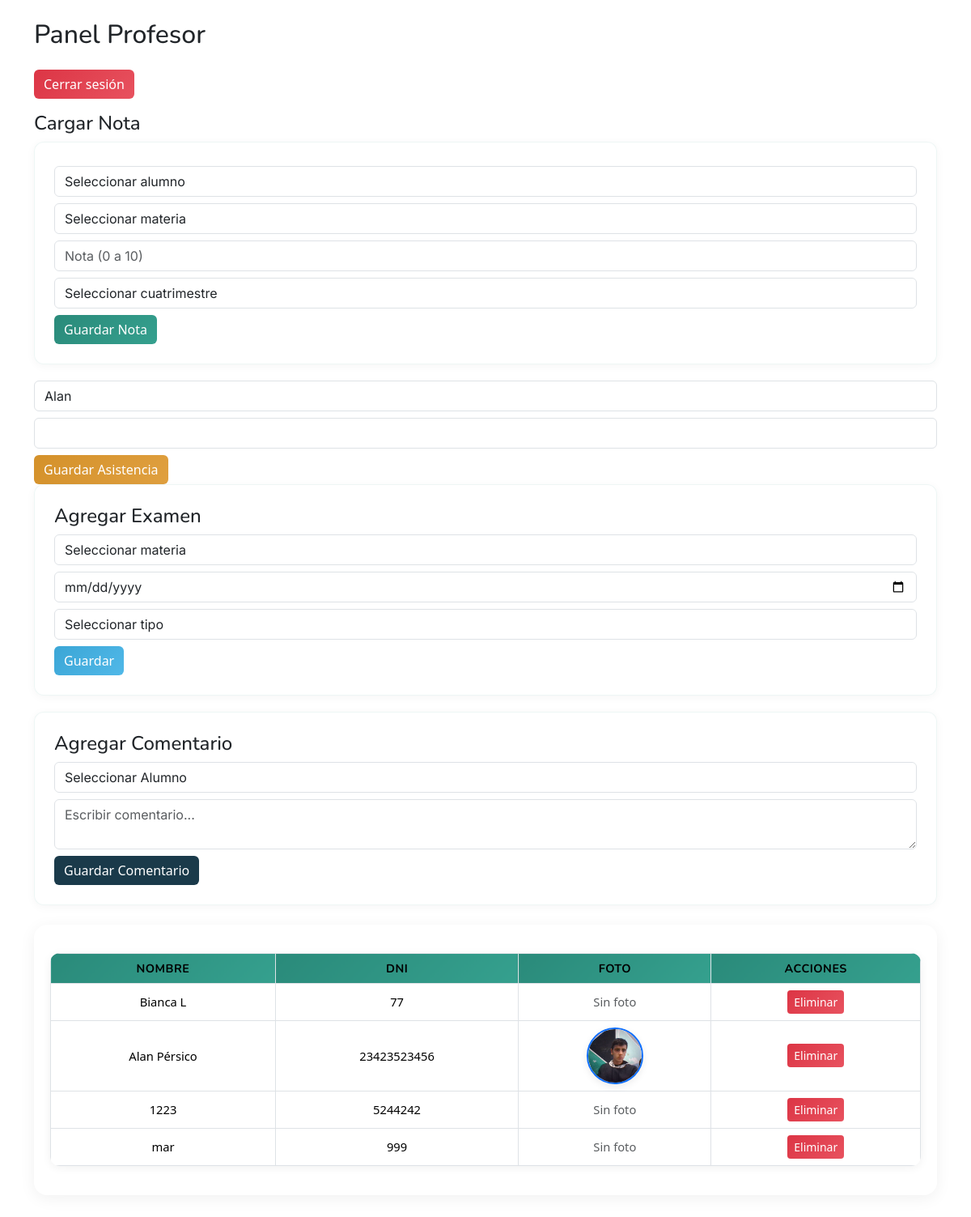
Page /profesor.php (signed in) on the committed database.
### tables this page shows
CREATE TABLE `estudiantes` (
  `dni` varchar(20) NOT NULL,
  `Nombre` varchar(30) NOT NULL,
  `Apellido` varchar(30) NOT NULL,
  `Edad` int(11) NOT NULL,
  `Grado` varchar(15) NOT NULL,
  `calificacion` int(11) NOT NULL DEFAULT 0,
  `estado` varchar(20) NOT NULL,
  `foto` varchar(255) DEFAULT NULL
);

CREATE TABLE `usuarios` (
  `id` int(11) NOT NULL,
  `username` varchar(50) DEFAULT NULL,
  `password` varchar(50) DEFAULT NULL,
  `rol` varchar(20) DEFAULT NULL,
  `dni` varchar(20) DEFAULT NULL,
  `foto` varchar(255) DEFAULT NULL
);

### profesor.php (the view, shortened to what this page needs)
<?php
include('connect.php');
?>
<link rel="stylesheet" href="style.css">
<link href="https://cdn.jsdelivr.net/npm/bootstrap@5.3.5/dist/css/bootstrap.min.css" rel="stylesheet">
<div class="container">
<h2 class="mb-4">Panel Profesor</h2>
<a href="logout.php" class="btn btn-danger mb-3">Cerrar sesión</a>
<h4>Cargar Nota</h4>
<form method="POST" action="guardar_nota.php" class="form-section">
<select name="dni" class="form-control mb-2" required>
<option value="">Seleccionar alumno</option>
</select>
<select name="materia" class="form-control mb-2" required>
<option value="">Seleccionar materia</option>
</select>
<input name="nota" type="number" min="0" max="10" placeholder="Nota (0 a 10)" class="form-control mb-2" required>
<select name="cuatrimestre" class="form-control mb-2" required>
<option value="">Seleccionar cuatrimestre</option>
</select>
<button class="btn btn-primary">Guardar Nota</button>
</form>
<form method="POST" action="guardar_asistencia.php">
<select name="dni" class="form-control mb-2">
<?php
$res = mysqli_query($conn,"SELECT dni, nombre FROM estudiantes");
while($row = mysqli_fetch_assoc($res)){
    echo "<option value='".$row['dni']."'>".$row['nombre']."</option>";
}
?>
</select>
<input name="porcentaje" type="number" class="form-control mb-2">
<button class="btn btn-warning">Guardar Asistencia</button>
</form>
<section class="form-section">
<h4>Agregar Examen</h4>
<form method="POST" action="guardar_examen.php">
<select name="materia_id" class="form-control mb-2" required>
<option value="">Seleccionar materia</option>
</select>
<input name="fecha" type="date" class="form-control mb-2" required>
<select name="tipo" class="form-control mb-2" required>
<option value="">Seleccionar tipo</option>
</select>
<button class="btn btn-info">Guardar</button>
</form>
</section>
<section class="form-section">
<h4>Agregar Comentario</h4>
<form method="POST" action="guardar_comentario.php">
<select name="dni" class="form-control mb-2" required>
  <option value="">Seleccionar Alumno</option>
</select>
<textarea name="comentario" class="form-control mb-2" placeholder="Escribir comentario..." required></textarea>
<button class="btn btn-dark">Guardar Comentario</button>
</form>
</section>
<?php
$res = mysqli_query($conn, "
SELECT estudiantes.*, usuarios.foto
FROM estudiantes
INNER JOIN usuarios ON estudiantes.dni = usuarios.dni
");
?>
<section class="table-container mt-4">
<table class="table table-bordered text-center align-middle">
<tr>
<th>Nombre</th>
<th>DNI</th>
<th>Foto</th>
<th>Acciones</th>
</tr>
<?php while($row = mysqli_fetch_assoc($res)): ?>
<tr>
<td><?= $row['Nombre']." ".$row['Apellido'] ?></td>
<td><?= $row['dni'] ?></td>
<td>
<?php if(!empty($row['foto']) && file_exists($row['foto'])): ?>
    <img src="<?= $row['foto'] ?>" width="70" height="70"
    style="object-fit:cover;border-radius:50%; border:2px solid #0d6efd;">
<?php else: ?>
    <span class="text-muted">Sin foto</span>
<?php endif; ?>
</td>
<td>
<form method="POST" action="borrar.php">
<button class="btn btn-danger btn-sm"
onclick="return confirm('¿Eliminar estudiante?')">
Eliminar
</button>
</form>
</td>
</tr>
<?php endwhile; ?>
</table>
</section>
</div>

### style.css (style rules this page uses)
* { margin: 0; padding: 0; box-sizing: border-box; }
h1, h2, h3, h4, h5, h6 { font-family: 'Nunito', sans-serif; color: var(--text-dark); }
.container { width: 90%; max-width: 900px; margin: 24px auto; padding-bottom: 40px; }
button, .btn { font-family: 'Nunito', sans-serif; font-weight: 700; border: none; padding: 10px 20px; border-radius: 10px; cursor: pointer; transition: all 0.3s ease; font-size: 0.95rem; }
.btn-primary { background: linear-gradient(135deg, var(--teal), var(--teal-light)) !important; border: none !important; color: white !important; }
.btn-warning { background: linear-gradient(135deg, var(--amber), var(--amber-light)) !important; border: none !important; color: white !important; }
.btn-info { background: linear-gradient(135deg, #3ba6d6, #50b8e8) !important; border: none !important; color: white !important; }
.btn-dark { background: var(--text-dark) !important; border: none !important; }
.btn-danger { background: linear-gradient(135deg, #dc3545, #e8525f) !important; border: none !important; }
input, select, textarea, .form-control { width: 100%; padding: 11px 14px; margin-top: 5px; margin-bottom: 15px; border-radius: 10px; border: 2px solid var(--border-light); background: #fdfcf9; font-family: 'Inter', sans-serif; font-size: 0.95rem; color: var(--text-dark); transition: border-color 0.3s ease, box-shadow 0.3s ease; }
textarea { min-height: 80px; resize: vertical; }
table { width: 100%; border-collapse: collapse; margin-top: 15px; border-radius: 12px; overflow: hidden; box-shadow: 0 2px 12px rgba(0,0,0,0.06); }
table th { background: linear-gradient(135deg, var(--teal), var(--teal-light)); color: white; padding: 12px 14px; font-family: 'Nunito', sans-serif; font-weight: 700; font-size: 0.9rem; text-transform: uppercase; letter-spacing: 0.5px; }
table td { padding: 11px 14px; border-bottom: 1px solid #eee; font-size: 0.92rem; }
table tr:nth-child(even) { background: #f9f7f2; }
.form-section { background: rgba(255, 255, 255, 0.8); backdrop-filter: blur(6px); padding: 24px; margin-bottom: 20px; border-radius: 12px; border: 1px solid rgba(42, 138, 122, 0.08); box-shadow: 0 2px 12px rgba(0, 0, 0, 0.04); animation: fadeInUp 0.4s ease-out; }
.table-container { background: white; padding: 20px; border-radius: 16px; box-shadow: 0 4px 20px rgba(0,0,0,0.06); overflow-x: auto; }
a { text-decoration: none; color: var(--teal); font-weight: 600; transition: color 0.2s; }
img[src*="img/"], img[src*="fotos/"] { border-radius: 12px; border: 3px solid rgba(42, 138, 122, 0.2); box-shadow: 0 3px 10px rgba(0,0,0,0.08); }
.card, .form-section, .login-card, .stat-card { animation: fadeInUp 0.4s ease-out; }
.mb-2 { margin-bottom: 0.5rem; }
.mb-3 { margin-bottom: 1rem; }
.mb-4 { margin-bottom: 1.5rem; }
.mt-4 { margin-top: 1.5rem; }
.text-center { text-align: center; }

### rows in the picture
estudiantes: Nombre "Bianca", Apellido "L", dni "77", shows "Sin foto"
estudiantes: Nombre "Alan", Apellido "Pérsico", dni "23423523456", usuarios.foto (picture)
estudiantes: Nombre "1223", dni "5244242", shows "Sin foto"
estudiantes: Nombre "mar", dni "999", shows "Sin foto"

### other values in the picture
form field dni "Alan"
